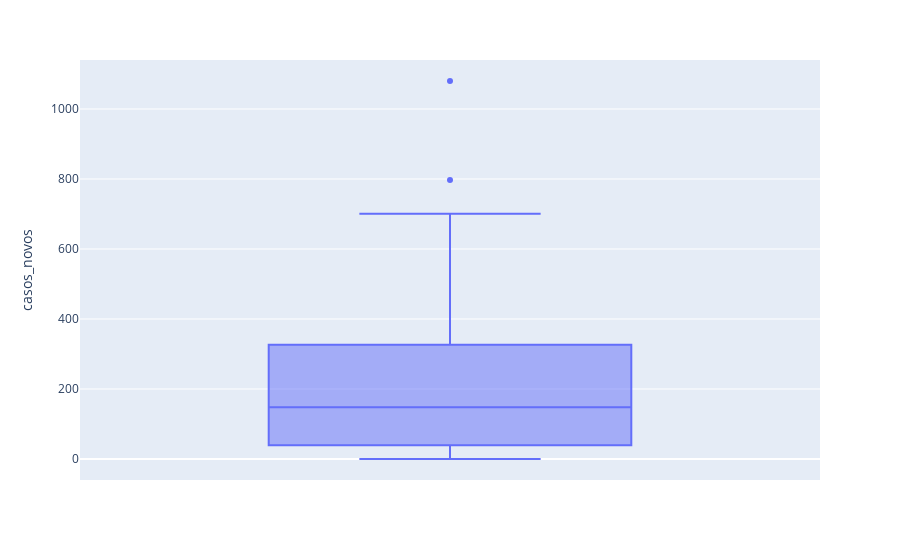

Write notebook code for a chart like this one.
### Markdown cell above
##### Campinas

### Code cell
# "y" Vai representar uma variável
grafico = px.box(covid_campinas, y="casos_novos")
grafico.show()

### Figure 1 — Plotly figure (JSON) as saved in the notebook; plotly's stock layout.template omitted (floating-point values rounded to 4 significant figures; data arrays with more than 128 entries replaced by an {"elided": "..."} marker saying what was removed)
{"data": [{"alignmentgroup": "True", "hovertemplate": "casos_novos=%{y}<extra></extra>", "legendgroup": "", "marker": {"color": "#636efa"}, "name": "", "notched": false, "offsetgroup": "", "orientation": "v", "showlegend": false, "type": "box", "x0": " ", "xaxis": "x", "y": {"elided": "579 int values"}, "y0": " ", "yaxis": "y"}], "layout": {"boxmode": "group", "legend": {"tracegroupgap": 0}, "margin": {"t": 60}, "xaxis": {"anchor": "y", "domain": [0, 1]}, "yaxis": {"anchor": "x", "domain": [0, 1], "title": {"text": "casos_novos"}}}}
